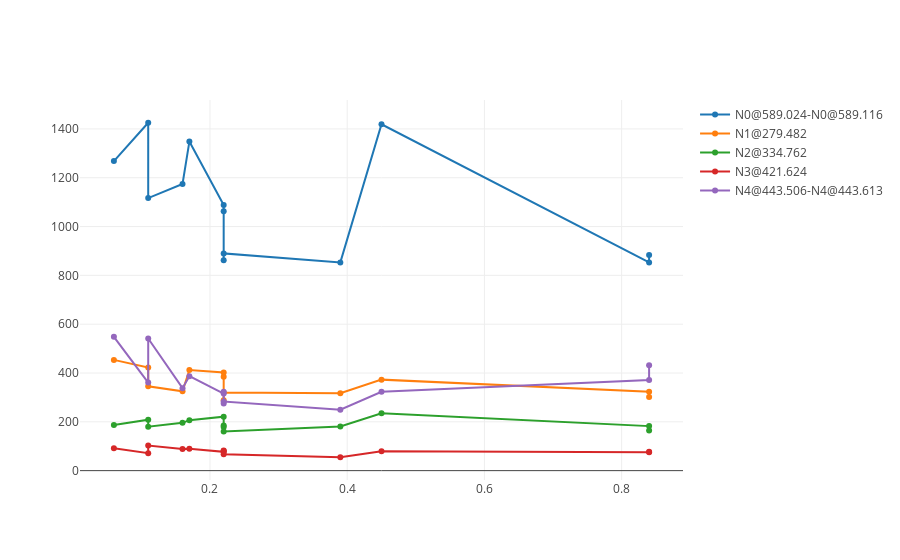

Here is the notebook cell this chart was saved with:
### Code cell
column_names = plot_df.columns.values[5:]
data = list()
for column_name in column_names:
    trace = go.Scatter(x=plot_df['%Azot'], y=plot_df[column_name], name=column_name, mode='lines+markers')
    data += [trace]
fig = go.Figure(data=data)
iplot(fig, filename='plot')

### Figure 1 — Plotly figure (JSON) as saved in the notebook; plotly's stock layout.template omitted (floating-point values rounded to 4 significant figures)
{"data": [{"mode": "lines+markers", "name": "N0@589.024-N0@589.116", "type": "scatter", "uid": "c88ef84d-7153-4618-97cc-1848f3812f10", "x": [0.06, 0.11, 0.11, 0.16, 0.17, 0.22, 0.22, 0.22, 0.22, 0.39, 0.45, 0.84, 0.84], "y": [1268.0, 1425.0, 1117.0, 1174.0, 1348.0, 1089.0, 1062.0, 861.8, 889.9, 853.2, 1419.0, 852.9, 883.4]}, {"mode": "lines+markers", "name": "N1@279.482", "type": "scatter", "uid": "e4aa27e1-75ee-4687-a80f-d0c77afc50d1", "x": [0.06, 0.11, 0.11, 0.16, 0.17, 0.22, 0.22, 0.22, 0.22, 0.39, 0.45, 0.84, 0.84], "y": [453.7, 422.2, 345.3, 324.9, 411.8, 401.9, 384.6, 287.9, 320.0, 316.8, 372.9, 323.3, 301.7]}, {"mode": "lines+markers", "name": "N2@334.762", "type": "scatter", "uid": "1b4b13c1-1b15-40c8-95be-6432e6579963", "x": [0.06, 0.11, 0.11, 0.16, 0.17, 0.22, 0.22, 0.22, 0.22, 0.39, 0.45, 0.84, 0.84], "y": [186.6, 208.6, 179.9, 195.9, 206.7, 220.8, 185.1, 178.6, 160.7, 180.5, 235.1, 182.6, 164.9]}, {"mode": "lines+markers", "name": "N3@421.624", "type": "scatter", "uid": "58c14075-f852-41ba-a5b6-aa0cdda36013", "x": [0.06, 0.11, 0.11, 0.16, 0.17, 0.22, 0.22, 0.22, 0.22, 0.39, 0.45, 0.84, 0.84], "y": [91.82, 71.63, 102.8, 88.42, 89.16, 77.06, 80.0, 82.22, 66.64, 54.84, 79.17, 75.21, 77.87]}, {"mode": "lines+markers", "name": "N4@443.506-N4@443.613", "type": "scatter", "uid": "76ed1394-1aab-4deb-90c7-8a0d2c3075d1", "x": [0.06, 0.11, 0.11, 0.16, 0.17, 0.22, 0.22, 0.22, 0.22, 0.39, 0.45, 0.84, 0.84], "y": [548.4, 360.9, 541.2, 338.0, 387.0, 315.8, 323.5, 274.8, 283.0, 249.5, 322.8, 370.9, 432.2]}], "layout": {}}
